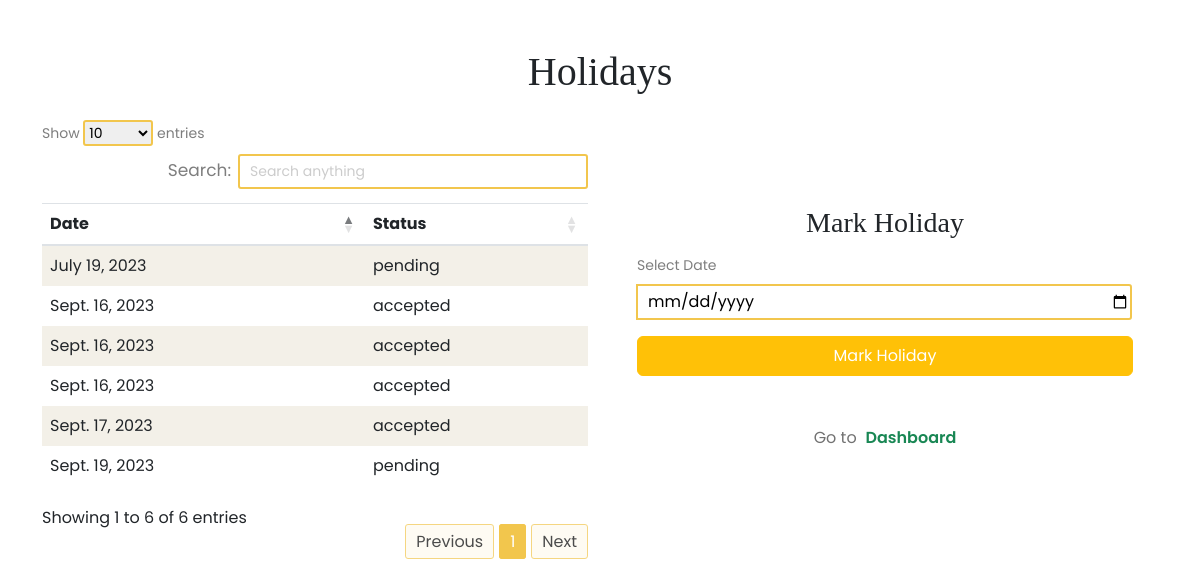
Page /mark_holiday/ (signed in) on the committed database.
### accounts/models.py (models this page shows, shortened)
class HolidayRequest(models.Model):
    STATUS_CHOICES = (
        ('pending', 'Pending'),
        ('accepted', 'Accepted'),
        ('rejected', 'Rejected'),
    )
    lawyer = models.ForeignKey(CustomUser, on_delete=models.CASCADE)
    date = models.DateField()
    status = models.CharField(max_length=10, choices=STATUS_CHOICES, default='pending')

### accounts/views.py (the view, shortened to what this page needs)
# urls.py: path('mark_holiday/', views.mark_holiday, name='mark_holiday'),
def mark_holiday(request):
    user = request.user  # Get the current user
    if user.is_authenticated and user.user_type == 'lawyer':
        lawyer_profile = LawyerProfile.objects.get(user=user)  # Get the associated lawyer profile
        holiday_requests = HolidayRequest.objects.filter(lawyer=user)
        context = {
            'holiday_requests': holiday_requests,
        }
        return render(request, 'lawyer/mark_holiday.html', context)
    else:
        messages.error(request, 'Only lawyers can request holidays.')
        return redirect('home')  # Redirect non-lawyers or unauthenticated users to the home page

### accounts/templates/lawyer/mark_holiday.html (shortened to what this page needs)
{% load static %}
<!DOCTYPE html>
<html lang="en">
<head>
    <link rel="stylesheet" href="{% static 'css/bootstrap.min.css' %}">
    <link rel="stylesheet" href="{% static 'css/font-awesome.min.css' %}">
    <link rel="stylesheet" href="{% static 'css/nice-select.css' %}">
    <link rel="stylesheet" href="{% static 'css/slicknav.css' %}">
    <link rel="stylesheet" href="{% static 'css/style.css' %}">
    <link rel="stylesheet" href="{% static 'css/add_user.css' %}">
     <link rel="stylesheet" href="https://cdnjs.cloudflare.com/ajax/libs/twitter-bootstrap/5.3.0/css/bootstrap.min.css">
     <link rel="stylesheet" href="https://cdn.datatables.net/1.13.6/css/dataTables.bootstrap5.min.css">
</head>
<body>
    <div class="container py-5">
        <h1 class="text-center">Holidays</h1>
        <div class="row mt-4">
            <div class="col-md-6">
                <table id="example" class="table table-striped" style="width:100%">
                    <thead>
                        <tr>
                            <th>Date</th>
                            <th>Status</th>
                        </tr>
                    </thead>
                    <tbody>
                        {% for request in holiday_requests %}
                        <tr>
                            <td>{{ request.date }}</td>
                            <td>{{ request.status }}</td>
                        </tr>
                        {% endfor %}
                </table>
            </div>
            <div class="col-md-6 add-user-col d-flex justify-content-center align-items-center flex-column">
                <form action="{% url 'mark_holiday' %}" method="post">
                    <h3 class="text-center">Mark Holiday</h3>
                    <div class="add-user-form">
                        <div class="input-group">
                            <label for="date">Select Date</label>
                            <input type="date" name="holiday_date" id="holiday_date" required />
                        </div>
                        <div class="input-group">
                            <button class="btn btn-warning text-white" type="submit">Mark Holiday</button>
                        </div>
                    </div>
                </form>
                <div class="add-user-col d-block text-center mt-5">
                    <p>Go to<a href="{% url 'lawyer_dashboard' %}" class="text-success" style="font-weight: 600;"> Dashboard</a></p>
                </div>
            </div>
        </div>
    </div>
</body>
</html>

### static/css/add_user.css (style rules this page uses)
.add-user-form { width: 31em; }
.input-group { display: flex; flex-direction: column; margin-top: 1em; }
.input-group input, .input-group select, .input-group textarea { width: 100%; height: 2.25em; outline: none; border: 2px solid #f2c64d; border-radius: 3px; padding-left: 10px; }
.input-group button { height: 2.5em; }

### accounts/templates/lawyer/mark_holiday.html (style rules this page uses)
*, *:focus, *:active { outline: none; outline-offset: 0; outline-color: red; font-family: 'Poppins', sans-serif; }
.table.dataTable.table-striped>tbody>tr>* { border: none; }
.table.dataTable.table-striped>tbody>tr.odd>* { box-shadow: none; background-color: #f2c64d10; }
a, a:hover, a:active, a:focus { text-decoration: none; color: #000; border-radius: 3px; margin-left: 5px; }

### rows in the picture
HolidayRequest: date "Sept. 16, 2023", status "accepted"
HolidayRequest: date "Sept. 16, 2023", status "accepted"
HolidayRequest: date "Sept. 16, 2023", status "accepted"
HolidayRequest: date "Sept. 17, 2023", status "accepted"
HolidayRequest: date "Sept. 19, 2023", status "pending"
HolidayRequest: date "July 19, 2023", status "pending"
